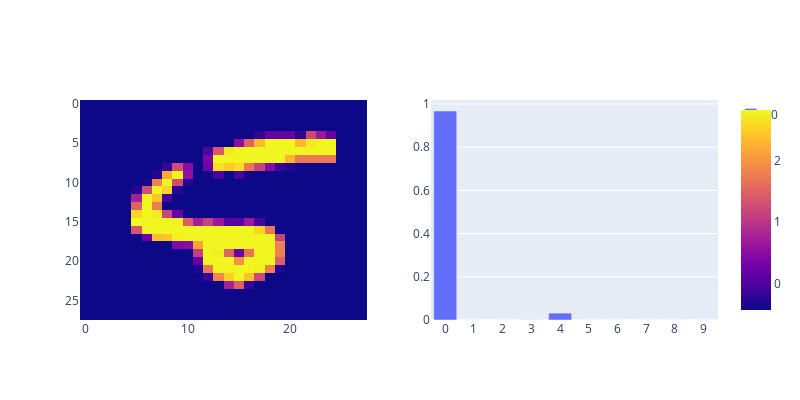

This figure's notebook cell:
### Code cell
# Test out the model on a batch of images from the test set (includes the previously unseen classes, 5-9)
with torch.no_grad():
    for data, target in test_clean_loader:
        data, target = data.to(DEVICE), target.to(DEVICE)
        pred = overfittedCNN_model(data)
        break

# pred_idx = 6
pred_idx = 8
# pred_idx = 9
fig = make_subplots(rows=1, cols=2)

fig1 = px.imshow(data[pred_idx][0].cpu())
fig2 = px.bar(torch.exp(pred[pred_idx]).cpu())

fig.add_trace(fig1["data"][0], row=1, col=1)
fig.add_trace(fig2["data"][0], row=1, col=2)

fig.update_coloraxes(colorscale="Plasma")
fig.update_xaxes(dtick=1, row=1, col=2)
fig.update_yaxes(autorange="reversed", row=1, col=1)
fig.update_layout(width=800, height=400)

### Figure 1 — Plotly figure (JSON) as saved in the notebook; plotly's stock layout.template omitted (floating-point values rounded to 4 significant figures; data arrays with more than 128 entries replaced by an {"elided": "..."} marker saying what was removed)
{"data": [{"coloraxis": "coloraxis", "hovertemplate": "x: %{x}<br>y: %{y}<br>color: %{z}<extra></extra>", "name": "0", "type": "heatmap", "xaxis": "x", "yaxis": "y", "z": {"elided": "28x28 float values"}}, {"hovertemplate": "variable=0<br>index=%{x}<br>value=%{y}<extra></extra>", "legendgroup": "0", "marker": {"color": "#636efa", "pattern": {"shape": ""}}, "name": "0", "orientation": "v", "showlegend": true, "textposition": "auto", "type": "bar", "x": [0, 1, 2, 3, 4, 5, 6, 7, 8, 9], "xaxis": "x2", "y": [0.9677, 7.519e-07, 2.938e-06, 0.0004113, 0.03184, 2.617e-06, 4.361e-06, 2.751e-05, 4.134e-06, 2.474e-05], "yaxis": "y2"}], "layout": {"coloraxis": {"colorscale": [[0, "#0d0887"], [0.1111, "#46039f"], [0.2222, "#7201a8"], [0.3333, "#9c179e"], [0.4444, "#bd3786"], [0.5556, "#d8576b"], [0.6667, "#ed7953"], [0.7778, "#fb9f3a"], [0.8889, "#fdca26"], [1, "#f0f921"]]}, "height": 400, "width": 800, "xaxis": {"anchor": "y", "domain": [0, 0.45]}, "xaxis2": {"anchor": "y2", "domain": [0.55, 1], "dtick": 1}, "yaxis": {"anchor": "x", "autorange": "reversed", "domain": [0, 1]}, "yaxis2": {"anchor": "x2", "domain": [0, 1]}}}
